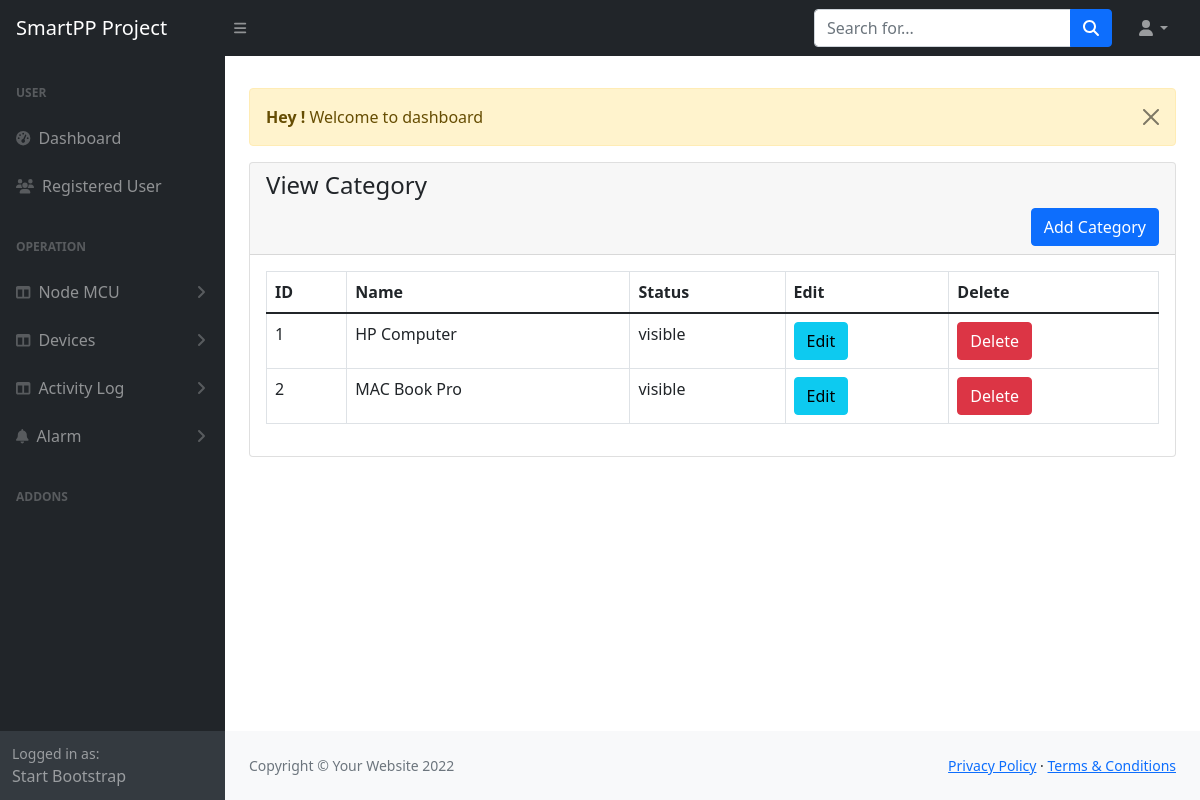
Screenshot of /admin/category-view.php (signed in) with the database file from the repository.
### tables this page shows
CREATE TABLE `categories` (
  `id` int(11) NOT NULL,
  `name` varchar(191) NOT NULL,
  `slug` varchar(191) NOT NULL,
  `description` text DEFAULT NULL,
  `meta_title` varchar(191) NOT NULL,
  `meta_description` mediumtext DEFAULT NULL,
  `meta_keyword` mediumtext DEFAULT NULL,
  `navbar_status` tinyint(1) NOT NULL DEFAULT 0,
  `status` tinyint(1) NOT NULL DEFAULT 0,
  `create_at` timestamp NULL DEFAULT current_timestamp()
);

### admin/category-view.php (the view)
<?php
include('authentication.php');
include('includes/header.php');
?>
<div class="container-fluid px-4">
    <div class="row mt-4">
        <div class="col-md-12">
            <?php include('message.php'); ?>
            <div class="card">
                <div class="card-header">
                    <h4>View Category</h4>
                    <a href="category-add.php" class="btn btn-primary float-end">Add Category</a>
                </div>
                <div class="card-body">
                    <div class="table-responsive">
                        <table class="table table-bordered table-stripe">
                            <thead>
                                <tr>
                                    <th>ID</th>
                                    <th>Name</th>
                                    <th>Status</th>
                                    <th>Edit</th>
                                    <th>Delete</th>
                                </tr>
                            </thead>
                            <tbody>
                                <?php
                                $category = "SELECT * FROM categories WHERE status!='2'";
                                $category_run = mysqli_query($con, $category);
                                if (mysqli_num_rows($category_run) > 0) {
                                    foreach ($category_run as $item) {
                                ?>
                                        <tr>
                                            <td><?= $item['id'] ?></td>
                                            <td><?= $item['name'] ?></td>
                                            <td>
                                                <?= $item['status'] == '1' ? 'hidden' : 'visible' ?>
                                            </td>
                                            <td>
                                                <a href="category-edit.php?id=<?= $item['id'] ?>" class="btn btn-info">Edit</a>
                                            </td>
                                            <td>
                                                <form action="code.php" method="POST">
                                                    <button type="submit" name="category_delete" value="<?= $item['id'] ?>" class="btn btn-danger">Delete</button>
                                                </form>
                                            </td>
                                        </tr>
                                    <?php
                                    }
                                } else {
                                    ?>
                                    <tr>
                                        <td colspan="5">No Record Found</td>
                                    </tr>
                                <?php
                                }
                                ?>
                            </tbody>
                        </table>
                    </div>
                </div>
            </div>
        </div>
    </div>
    <?php
    include('includes/footer.php');
    include('includes/scripts.php');
    ?>

### rows the page displays
categories: id "1", name "HP Computer", status "visible"
categories: id "2", name "MAC Book Pro", status "visible"

### other values shown
$_SESSION['message'] "Welcome to dashboard"
